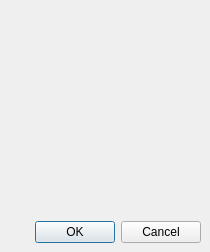
<ui version="4.0" >
 <comment>*********************************************************************
**
** Copyright (C) 1992-2008 Trolltech ASA. All rights reserved.
**
** This file is part of the Qt Designer of the Qt Toolkit.
**
** This file may be used under the terms of the GNU General Public
** License versions 2.0 or 3.0 as published by the Free Software
** Foundation and appearing in the files LICENSE.GPL2 and LICENSE.GPL3
** included in the packaging of this file.  Alternatively you may (at
** your option) use any later version of the GNU General Public
** License if such license has been publicly approved by Trolltech ASA
** (or its successors, if any) and the KDE Free Qt Foundation. In
** addition, as a special exception, Trolltech gives you certain
** additional rights. These rights are described in the Trolltech GPL
** Exception version 1.2, which can be found at
** http://www.trolltech.com/products/qt/gplexception/ and in the file
** GPL_EXCEPTION.txt in this package.
**
** Please review the following information to ensure GNU General
** Public Licensing requirements will be met:
** http://trolltech.com/products/qt/licenses/licensing/opensource/. If
** you are unsure which license is appropriate for your use, please
** review the following information:
** http://trolltech.com/products/qt/licenses/licensing/licensingoverview
** or contact the sales department at sales@trolltech.com.
**
** In addition, as a special exception, Trolltech, as the sole
** copyright holder for Qt Designer, grants users of the Qt/Eclipse
** Integration plug-in the right for the Qt/Eclipse Integration to
** link to functionality provided by Qt Designer and its related
** libraries.
**
** This file is provided "AS IS" with NO WARRANTY OF ANY KIND,
** INCLUDING THE WARRANTIES OF DESIGN, MERCHANTABILITY AND FITNESS FOR
** A PARTICULAR PURPOSE. Trolltech reserves all rights not expressly
** granted herein.
**
** This file is provided AS IS with NO WARRANTY OF ANY KIND, INCLUDING THE
** WARRANTY OF DESIGN, MERCHANTABILITY AND FITNESS FOR A PARTICULAR PURPOSE.
**
*********************************************************************</comment>
 <class>qdesigner_internal::QtGradientDialog</class>
 <widget class="QDialog" name="qdesigner_internal::QtGradientDialog" >
  <property name="geometry" >
   <rect>
    <x>0</x>
    <y>0</y>
    <width>210</width>
    <height>252</height>
   </rect>
  </property>
  <property name="windowTitle" >
   <string>Edit Gradient</string>
  </property>
  <layout class="QVBoxLayout" >
   <property name="margin" >
    <number>9</number>
   </property>
   <property name="spacing" >
    <number>6</number>
   </property>
   <item>
    <widget class="qdesigner_internal::QtGradientEditor" name="gradientEditor" >
     <property name="sizePolicy" >
      <sizepolicy>
       <hsizetype>3</hsizetype>
       <vsizetype>3</vsizetype>
       <horstretch>0</horstretch>
       <verstretch>0</verstretch>
      </sizepolicy>
     </property>
    </widget>
   </item>
   <item>
    <widget class="QDialogButtonBox" name="buttonBox" >
     <property name="orientation" >
      <enum>Qt::Horizontal</enum>
     </property>
     <property name="standardButtons" >
      <set>QDialogButtonBox::Cancel|QDialogButtonBox::NoButton|QDialogButtonBox::Ok</set>
     </property>
    </widget>
   </item>
  </layout>
 </widget>
 <customwidgets>
  <customwidget>
   <class>qdesigner_internal::QtGradientEditor</class>
   <extends>QFrame</extends>
   <header>qtgradienteditor.h</header>
  </customwidget>
 </customwidgets>
 <resources/>
 <connections>
  <connection>
   <sender>buttonBox</sender>
   <signal>accepted()</signal>
   <receiver>qdesigner_internal::QtGradientDialog</receiver>
   <slot>accept()</slot>
   <hints>
    <hint type="sourcelabel" >
     <x>72</x>
     <y>224</y>
    </hint>
    <hint type="destinationlabel" >
     <x>21</x>
     <y>243</y>
    </hint>
   </hints>
  </connection>
  <connection>
   <sender>buttonBox</sender>
   <signal>rejected()</signal>
   <receiver>qdesigner_internal::QtGradientDialog</receiver>
   <slot>reject()</slot>
   <hints>
    <hint type="sourcelabel" >
     <x>168</x>
     <y>233</y>
    </hint>
    <hint type="destinationlabel" >
     <x>152</x>
     <y>251</y>
    </hint>
   </hints>
  </connection>
 </connections>
</ui>
